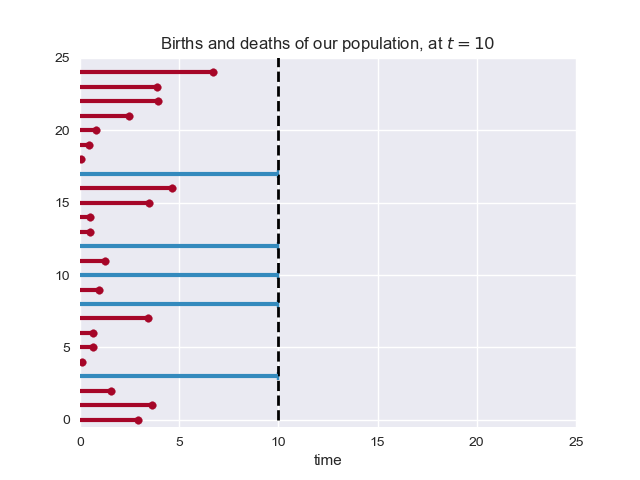

The script that drew this image:
import seaborn as sns
sns.set()

### avoid coding problems ####
import sys 
reload(sys)
sys.setdefaultencoding('gbk')
##############################

from lifelines.plotting import plot_lifetimes
import numpy as np
from numpy.random import uniform, exponential
N = 25
current_time = 10
actual_lifetimes = np.array([[exponential(12), exponential(2)][uniform() < 0.5] for i in range(N)])
observed_lifetimes = np.minimum(actual_lifetimes, current_time)
observed = actual_lifetimes < current_time

# draw lifetimes
import matplotlib.pyplot as plt
plt.xlim(0, 25)
plt.vlines(10, 0, 30, lw=2, linestyles='--')
plt.xlabel("time")
plt.title("Births and deaths of our population, at $t=10$")
plot_lifetimes(observed_lifetimes, event_observed=observed)
print "Observed lifetimes at time %d:\n" % (current_time), observed_lifetimes
